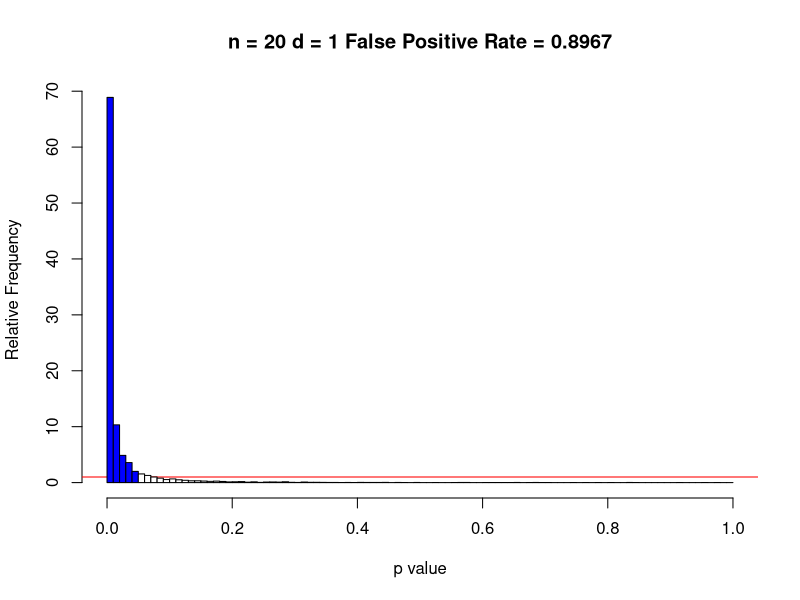
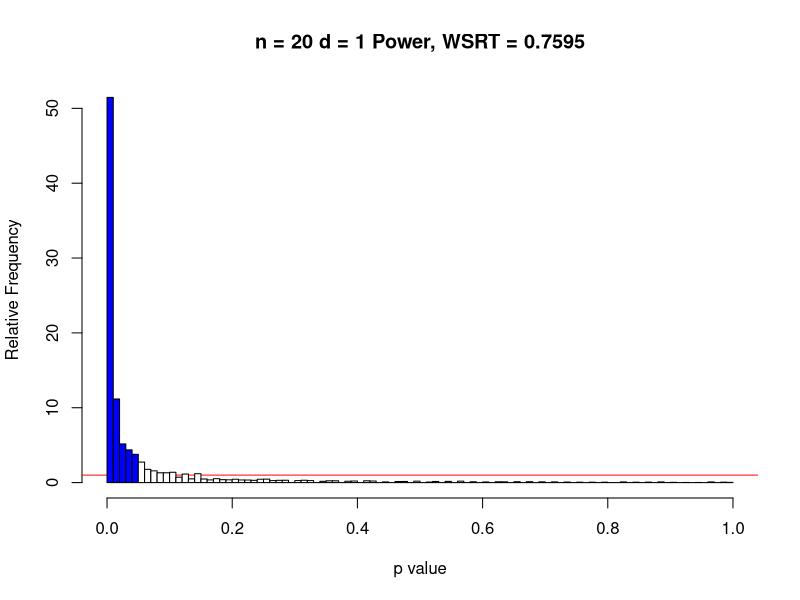

Reproduce these figures in R, in order.
#compare two skewed distributions

set.seed(1738)

n <- 20 #sample size
reps <- 10000 #n reps
pop <- n*reps #population size 
w1 <- 1.5 #set weights for skew shape
w2 <- 4
d <- 1 #pick effect size

#dist1 <- rbeta(pop,w1,w2) #pick which way you want the tails to go
dist1 <- rbeta(pop,w2,w1) 
dist1 <- scale(dist1)
dist2 <- rbeta(pop,w1,w2)
#dist2 <- rbeta(pop,w2,w1)
dist2 <- scale(dist2)
dist2 <- dist2+d #add the effect

group_As <- matrix(dist1, nrow = n) #make matrices for easy looping
group_Bs <- matrix(dist2, nrow = n)
p.values <- NULL

#do a bunch of t tests
for (i in 1:reps){
  p.values[i] <- t.test(group_As[,i],group_Bs[,i])$p.value
}

p.values <- as.numeric(p.values)
graph <- hist(p.values, breaks=c(seq(0,1,.01)), plot=FALSE) # store the graph without plotting it
graph$density <- graph$counts/(reps/100)  #convert to percentages rather than counts
type <- {'False Positive Rate ='}
plot(graph,freq=FALSE,main=paste('n =',n,'d =',d,type,mean(p.values<.05)),xlab='p value',ylab='Relative Frequency',col=c(rep('blue',5),rep('white',95)),abline(h=1, col='red'))


npp.values <- NULL

#do a bunch of WSRTs
for (i in 1:reps){
  npp.values[i] <- wilcox.test(group_As[,i],group_Bs[,i])$p.value
}

npp.values <- as.numeric(npp.values)
graph2 <- hist(npp.values, breaks=c(seq(0,1,.01)), plot=FALSE) # store the graph without plotting it
graph2$density <- graph2$counts/(reps/100)  #convert to percentages rather than counts
type <- {'Power, WSRT ='}
plot(graph2,freq=FALSE,main=paste('n =',n,'d =',d,type,mean(npp.values<.05)),xlab='p value',ylab='Relative Frequency',col=c(rep('blue',5),rep('white',95)),abline(h=1, col='red'))
